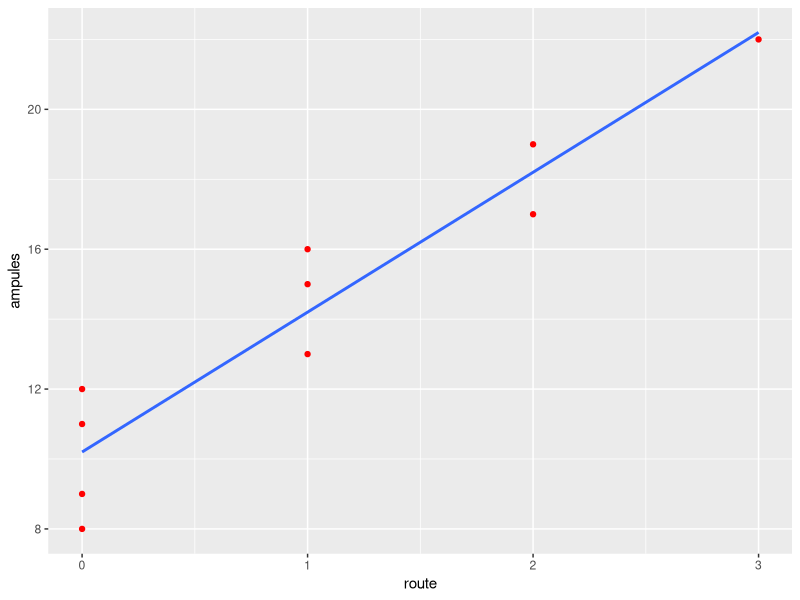

The R script that drew this image:
library(tidyverse)

route <- c(1, 0, 2, 0, 3, 1, 0, 1, 2, 0)
ampules <- c(16, 9, 17, 12, 22, 13, 8, 15, 19, 11)

df = tibble(route, ampules)

df %>% 
  ggplot(aes(x = route, y = ampules)) +
  geom_point(color = "red") +
  geom_smooth(method = "lm", se = F, formula = y ~ x)

lm.fit <- lm(ampules ~ route)
summary(lm.fit)


# The formula is given as 
# y(hat) = 10.2 + 4x

# when x = 1
y_hat_1 <- 10.2 + 4*1

y_hat_1


y_hat_2 <- 10.2 + 4*2

y_hat_2

slope <- y_hat_2 - y_hat_1
slope

yhat <- 10.2 + 4 * 3
residual <- yhat - 22 # Where 22 is the expected value
residual

Xbar = mean(route)
Ybar = mean(ampules)
# To verify that the fitted regression line goes through the point, we substitute x in the equation for Xbar, that is, 1 and verify if it is 14.2

yhat <- 10.2 + 4 * 1
print(paste("Xbar = ", Xbar, ", Ybar = ", Ybar, "Yhat at points(1, 14.2) = ", yhat))

